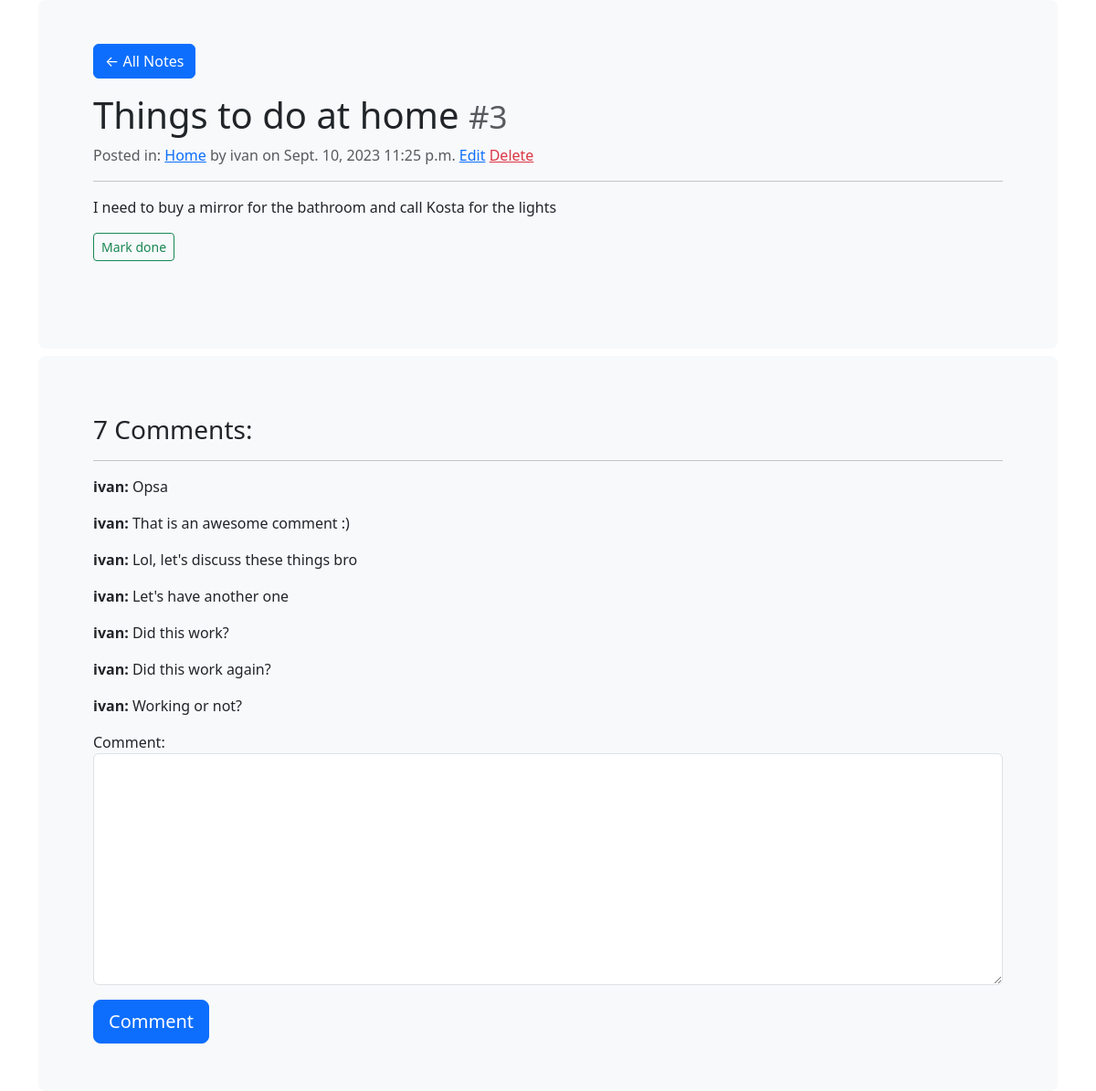
Page /my_notes/note/3 (signed in) on the committed database.
### notes_app/models.py (models this page shows, shortened)
class Notes(models.Model):
    category = models.ForeignKey(Categories, on_delete=models.CASCADE, null=True)
    title = models.CharField(max_length=255)
    note = models.TextField()
    date = models.DateField(auto_now_add=True)
    time = models.TimeField(auto_now_add=True)
    done = models.BooleanField(default=False)
    posted_by = models.ForeignKey(User, on_delete=models.CASCADE, null=True)

class Categories(models.Model):
    name = models.CharField(max_length=125)
    description = models.CharField(max_length=255)
    def __str__(self):
        return self.name

class Comments(models.Model):
    comment_id = models.ForeignKey(Notes, on_delete=models.CASCADE, null=True)
    comment = models.TextField()
    posted_by = models.ForeignKey(User, on_delete=models.CASCADE, null=True)

### notes_app/views.py (the view)
# urls.py: path('my_notes/note/<int:note_id>', views.single_note, name='note'),
@login_required()
def single_note(request, note_id):
    note = get_object_or_404(Notes, id=note_id)
    all_comments = Comments.objects.filter(comment_id=note)
    comment = add_comment(request, note)
    if request.method == 'POST':
        return redirect('notes_app:note', note_id=note_id)
    context = {
        'note': note,
        'all_comments': all_comments,
        'comment_form': comment,
    }
    return render(request, 'notes_app/single_note.html', context)

### notes_app/forms.py
class CommentForm(ModelForm):
    class Meta:
        model = Comments
        fields = ['comment']

### notes_app/templatetags/templ_tags.py (called while the page is built)
@register.filter(name='replace_tag')
def replace_tag(value, arg):
    return value.replace(arg, '')

### notes_app/views.py (called while the page is built)
@login_required()
def add_comment(request, note):
    comment = CommentForm(request.POST or None)
    if comment.is_valid():
        comment_instance = comment.save(commit=False)
        comment_instance.comment_id = note
        comment_instance.posted_by = request.user
        comment_instance.save()
    return comment

### templates/notes_app/single_note.html (shortened to what this page needs)
{% extends 'base.html' %}
{% load templ_tags %}
{% block content %}
<div class="p-5 pt-0 mb-2 bg-body-tertiary rounded-3" bis_skin_checked="1">
    <div class="container-fluid py-5" bis_skin_checked="1">
        <a href="{% url 'notes_app:index' %}" class="btn btn-primary mb-3">← All Notes</a>
        <h1>{{ note.title|replace_tag:'shit' }} <small class="text-muted">#{{ note.id }}</small>
        </h1>
        <div class="text-muted">Posted in: <a href="{% url 'notes_app:filter_notes' category=note.category %}">{{ note.category }}</a>
            by {{ note.posted_by }}
            on {{ note.date }} {{ note.time }} <a
                href="{% url 'notes_app:update_note' note_id=note.id %}">Edit</a> <a
                href="{% url 'notes_app:delete_note' note_id=note.id %}" class="text-danger">Delete</a></div>
        <hr>
        <p class="mb-3">{{ note.note }}</p>
        {% if note.done %}
        <a class="btn btn-outline-danger btn-sm" href="{% url 'notes_app:update_note_done' note_id=note.id %}">Undo</a>
        The task was done!
        {% else %}
        <a class="btn btn-outline-success btn-sm" href="{% url 'notes_app:update_note_done' note_id=note.id %}">Mark
            done</a>
        {% endif %}
    </div>
</div>
<div class="p-5 pt-3 pb-1 bg-body-tertiary bg-light rounded-3" bis_skin_checked="1">
    <div class="container-fluid py-5" bis_skin_checked="1">
        <h3>{{ all_comments|length }} Comments:</h3>
        <hr/>
        {% for comment in all_comments %}
        <p><b>{{ comment.posted_by }}:</b> {{ comment.comment }}</p>
        {% endfor %}
        <form method="POST" class="mt-1">
            {% include 'forms_template.html' with form=comment_form %}
            <input type="submit" class="btn btn-primary btn-lg" value="Comment">
        </form>
    </div>
</div>
{% endblock %}

### rows in the picture
Notes: title "Things to do at home", id "3", category "Home", posted_by "ivan", date "Sept. 10, 2023", time "11:25 p.m.", note "I need to buy a mirror for the bathroom and call Kosta for the lights"
Comments: posted_by "ivan", comment "Opsa"
Comments: posted_by "ivan", comment "That is an awesome comment :)"
Comments: posted_by "ivan", comment "Lol, let's discuss these things bro"
Comments: posted_by "ivan", comment "Let's have another one"
Comments: posted_by "ivan", comment "Did this work?"
Comments: posted_by "ivan", comment "Did this work again?"
Comments: posted_by "ivan", comment "Working or not?"

### other values in the picture
{{ all_comments|length }} "7"
{{ field.label_tag }} "Comment:"
